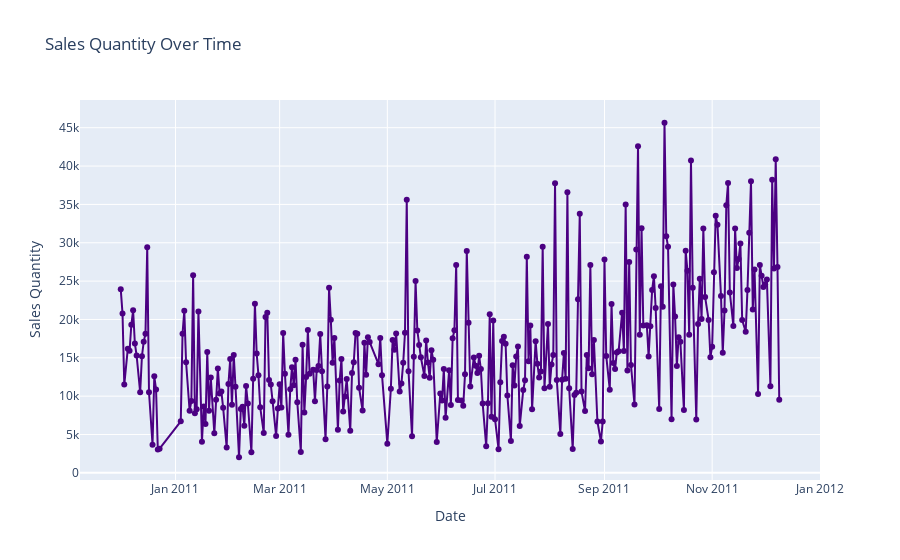

This figure's notebook cell:
### Code cell
import plotly.express as px

df['InvoiceDate'] = pd.to_datetime(df['InvoiceDate'])

sales_time = df.groupby(df['InvoiceDate'].dt.date)['Quantity'].sum().reset_index()

fig = px.line(sales_time, x='InvoiceDate', y='Quantity',
              title='Sales Quantity Over Time',
              labels={'InvoiceDate': 'Date', 'Quantity': 'Sales Quantity'},
              line_shape='linear', markers=True, color_discrete_sequence=['indigo'])

fig.show()

### Figure 1 — Plotly figure (JSON) as saved in the notebook; plotly's stock layout.template omitted (floating-point values rounded to 4 significant figures; data arrays with more than 128 entries replaced by an {"elided": "..."} marker saying what was removed)
{"data": [{"hovertemplate": "Date=%{x}<br>Sales Quantity=%{y}<extra></extra>", "legendgroup": "", "line": {"color": "indigo", "dash": "solid", "shape": "linear"}, "marker": {"symbol": "circle"}, "mode": "markers+lines", "name": "", "orientation": "v", "showlegend": false, "type": "scatter", "x": {"elided": "305 str values"}, "xaxis": "x", "y": {"elided": "305 int values"}, "yaxis": "y"}], "layout": {"autosize": true, "legend": {"tracegroupgap": 0}, "title": {"text": "Sales Quantity Over Time"}, "xaxis": {"anchor": "y", "autorange": true, "domain": [0, 1], "range": ["2010-11-08 17:37:06.9368", "2011-12-31 06:22:53.0632"], "title": {"text": "Date"}, "type": "date"}, "yaxis": {"anchor": "x", "autorange": true, "domain": [0, 1], "range": [-1563.0, 49250.0], "title": {"text": "Sales Quantity"}, "type": "linear"}}}
